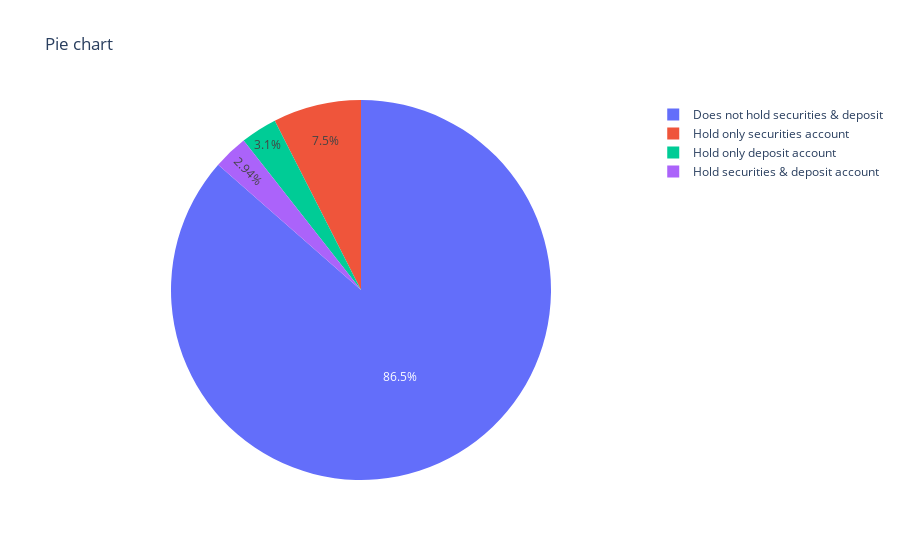

The notebook cell this image was saved under:
### Code cell
fig = ps.pie(data, values =values, names = values.index, title = 'Pie chart' )
fig.show()

### Figure 1 — Plotly figure (JSON) as saved in the notebook; plotly's stock layout.template omitted (floating-point values rounded to 4 significant figures)
{"data": [{"domain": {"x": [0, 1], "y": [0, 1]}, "hovertemplate": "label=%{label}<br>value=%{value}<extra></extra>", "labels": ["Does not hold securities & deposit", "Hold only securities account", "Hold only deposit account", "Hold securities & deposit account"], "legendgroup": "", "name": "", "showlegend": true, "type": "pie", "values": [4323, 375, 155, 147]}], "layout": {"legend": {"tracegroupgap": 0}, "title": {"text": "Pie chart"}}}
